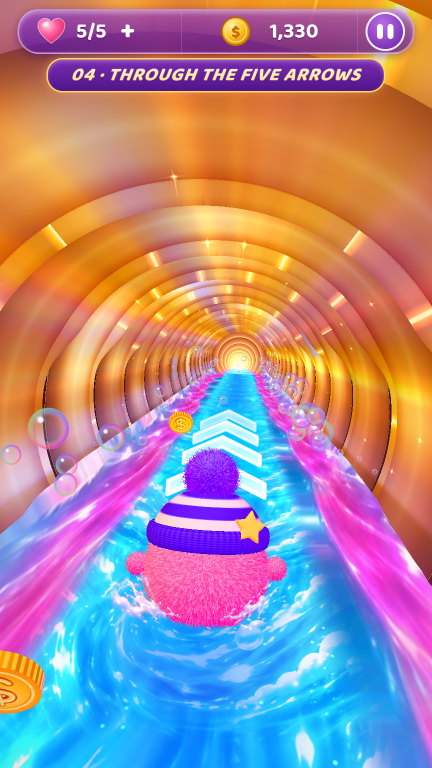
#> input picture PHONE_PICTURES/Screen_04_Claudia_forward-20.jpg, 864 x 1536 px (shown at 1/2 size)
$ python splashext.py ../../../../../../PHONE_PICTURES/Screen_04_Claudia_forward-20.jpg
#> lines starting #> are read from the running program, lines starting #| are printed output that depends on the picture; after the words box and inside, x2 and y2 are one past the last pixel; in counts of white or black regions, pixels touching at a corner belong together
"""wave 8: splash extent. Whitish px (R>=170, G>=200, B>=225) in x 150-720, y 1100-1330 per side (L: x<432, R: x>=432),
their share of the box and the outermost x / lowest y with >= 3 whitish px per column / row. Usage: python3 -I splashext.py IMG..."""
import sys
import numpy as np
from PIL import Image
for p in sys.argv[1:]:
    a = np.asarray(Image.open(p).convert('RGB')).astype(int)[1100:1330, 150:720]
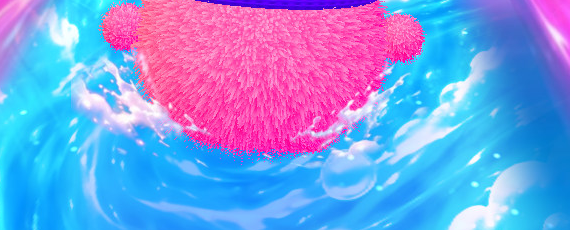
#> a: shape (230, 570, 3) int64; mean R, G, B 124.2, 154.4, 227
    m = (a[..., 0] >= 170) & (a[..., 1] >= 200) & (a[..., 2] >= 225)
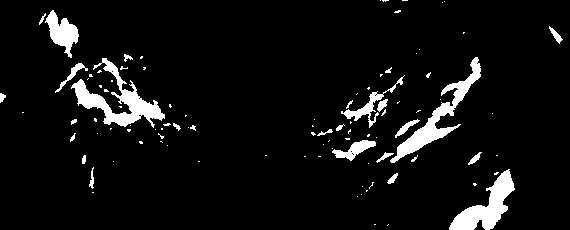
#> m: shape (230, 570) bool; 6.4% white; 99 white regions (73 under 20 px), largest, box (x1, y1, x2, y2) and area: (71, 58, 165, 128) 1970, (390, 57, 481, 163) 1735, (449, 169, 515, 230) 1593
    out = []
    for nm, sl in (('L', slice(0, 282)), ('R', slice(282, 570))):
        s = m[:, sl]
        cols = np.where(s.sum(0) >= 3)[0]; rows = np.where(s.sum(1) >= 3)[0]
        xs = (cols + 150 + sl.start) if len(cols) else [0]
        out.append(f'{nm} {100 * s.mean():4.1f}% x {min(xs)}-{max(xs)} ylow {(rows.max() + 1100) if len(rows) else 0}')
#> this loop made 2 passes
#> pass 1, `s = m[:, sl]`:
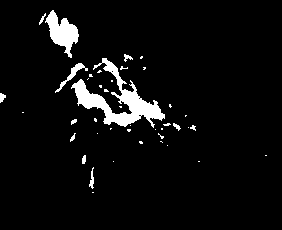
#> s: shape (230, 282) bool; 5.2% white; 42 white regions (30 under 20 px), largest, box (x1, y1, x2, y2) and area: (71, 58, 165, 128) 1970, (45, 10, 79, 58) 773, (55, 63, 88, 93) 175
#> pass 2, `s = m[:, sl]`:
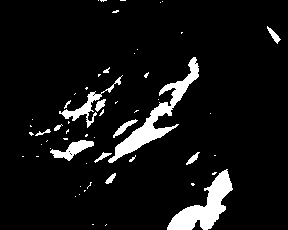
#> s: shape (230, 288) bool; 7.6% white; 57 white regions (43 under 20 px), largest, box (x1, y1, x2, y2) and area: (108, 57, 199, 163) 1735, (167, 169, 233, 230) 1593, (59, 75, 123, 128) 492
#> after the loop, out = ['L  5.2% x 150-345 ylow 1287', 'R  7.6% x 462-711 ylow 1329']
    print(p, ' | '.join(out))
#| ../../../../../../PHONE_PICTURES/Screen_04_Claudia_forward-20.jpg L  5.2% x 150-345 ylow 1287 | R  7.6% x 462-711 ylow 1329

$ run again, on PHONE_PICTURES/Screen_04_Codex_forward-20.jpg
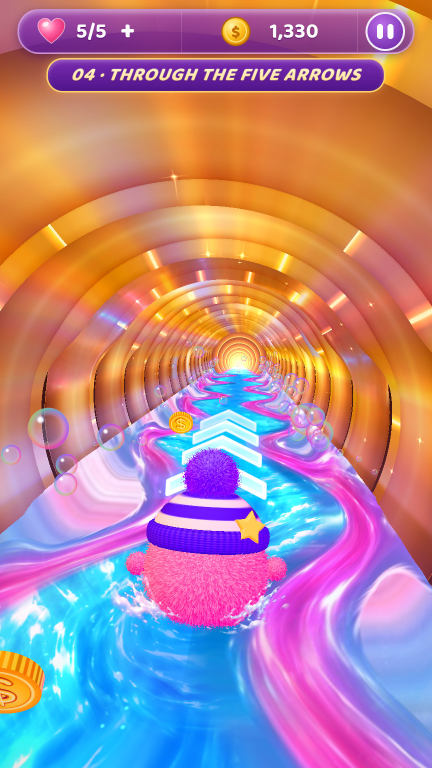
#> input picture PHONE_PICTURES/Screen_04_Codex_forward-20.jpg, 864 x 1536 px (shown at 1/2 size)
#> `m = (a[..., 0] >= 170) & (a[..., 1] >= 200) & (a[..., 2] >= 225)`:
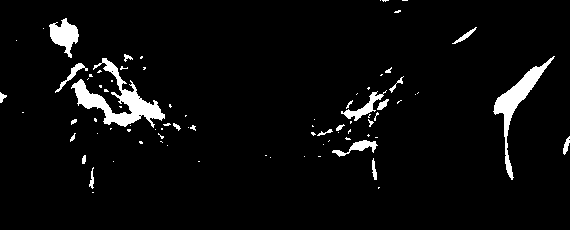
#> m: shape (230, 570) bool; 4.4% white; 83 white regions (59 under 20 px), largest, box (x1, y1, x2, y2) and area: (71, 58, 165, 128) 1970, (493, 56, 555, 180) 1313, (49, 18, 79, 58) 630
#> the loop `for nm, sl in (('L', slice(0, 282)), ('R', slice(282, 570))):` made 2 passes
#> pass 2, `s = m[:, sl]`:
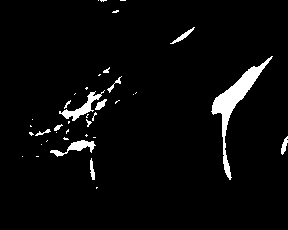
#> s: shape (230, 288) bool; 3.9% white; 39 white regions (26 under 20 px), largest, box (x1, y1, x2, y2) and area: (211, 56, 273, 180) 1313, (59, 90, 105, 121) 354, (50, 140, 96, 157) 269
#> after the loop `for nm, sl in (('L', slice(0, 282)), ('R', slice(282, 570))):`: out = ['L  5.0% x 150-345 ylow 1287', 'R  3.9% x 462-719 ylow 1279']
#| ../../../../../../PHONE_PICTURES/Screen_04_Codex_forward-20.jpg L  5.0% x 150-345 ylow 1287 | R  3.9% x 462-719 ylow 1279
